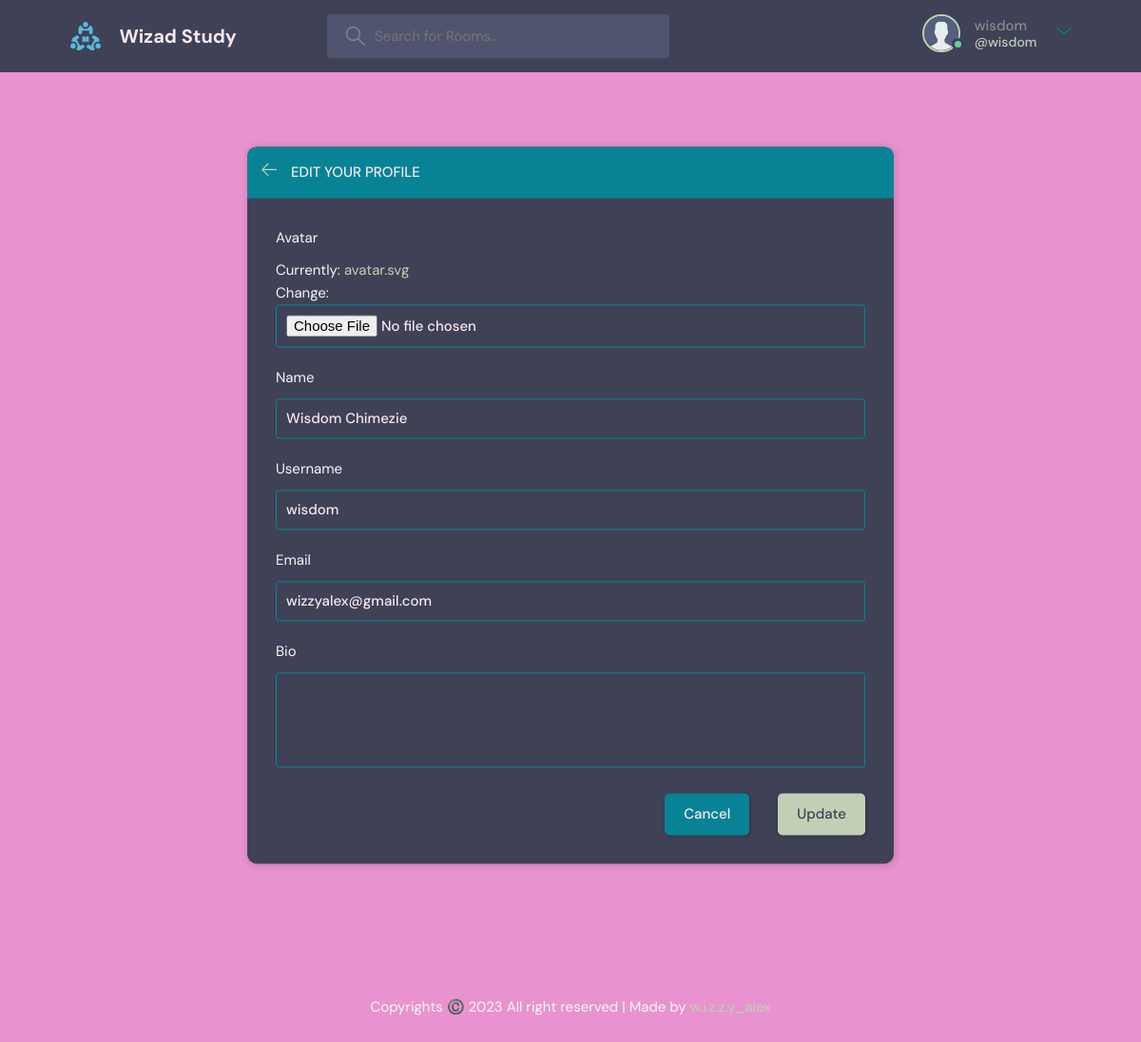
Screenshot of /update-user/ (signed in) with the database file from the repository.
### base/models.py (models this page shows)
class User(AbstractUser):
    name = models.CharField(max_length=200, null=True)
    email = models.EmailField(unique=True, null=True)
    bio = models.TextField(null=True)
    avatar = models.ImageField(null=True, default="avatar.svg")
    USERNAME_FIELD = "email"
    REQUIRED_FIELDS = []

### base/views.py (the view)
# urls.py: path("update-user/", views.updateUser, name="update-user"),
@login_required(login_url='login')
def updateUser(response):
    user = response.user
    form = UserForm(instance=user)
    if response.method == "POST":
        form = UserForm(response.POST, response.FILES, instance=user)
        if form.is_valid():
            form.save()
            return redirect('user-profile', pk=user.id)
    return render(response, "base/update-user.html", {"form": form})

### base/forms.py
class UserForm(ModelForm):
    class Meta:
        model = User
        fields = ["avatar", "name", "username", "email", "bio"]

### base/templates/base/update-user.html (shortened to what this page needs)
    {% extends "main.html" %}
    {% block content %}
    <main class="update-account layout">
        <div class="container">
            <div class="layout__box">
                <div class="layout__boxHeader">
                    <div class="layout__boxTitle">
                        <a href="{{request.META.HTTP_REFERER}}">
                            <svg version="1.1" xmlns="http://www.w3.org/2000/svg" width="32" height="32"
                                viewBox="0 0 32 32">
                                <title>arrow-left</title>
                                <path
                                    d="M13.723 2.286l-13.723 13.714 13.719 13.714 1.616-1.611-10.96-10.96h27.625v-2.286h-27.625l10.965-10.965-1.616-1.607z">
                                </path>
                            </svg>
                        </a>
                        <h3>Edit your profile</h3>
                    </div>
                </div>
                <div class="layout__body">
                    <form class="form" action="" method="POST" enctype="multipart/form-data">
                        {% for field in form %}
                        <div class="form__group">
                            <label for="profile_pic">{{field.label}}</label>
                            {{field}}
                        </div>
                        {% endfor %}
                        <div class="form__action">
                            <a class="btn btn--dark" href="index.html">Cancel</a>
                            <button class="btn btn--main" type="submit">Update</button>
                        </div>
                    </form>
                </div>
            </div>
        </div>
    </main>
    {% endblock content %}

### templates/navbar.html (shortened to what this page needs)
  {% load static %}
    <header class="header header--loggedIn">
      <div class="container">
        <a href="{% url 'index' %}" class="header__logo">
          <img src="{% static 'images/logo.svg' %}" />
          <h1>Wizad Study</h1>
        </a>
        <form class="header__search" method="GET" action="{% url 'index' %}">
          <label>
            <input name="q" type="text" placeholder="Search for Rooms..." />
          </label>
        </form>
        <nav class="header__menu">
            {% if request.user.is_authenticated %}
          <div class="header__user">
            <a href="{% url 'user-profile' request.user.id %}">
              <div class="avatar avatar--medium active">
                <img src="{{request.user.avatar.url}}" />
              </div>
              <p>{{request.user.username}} <span>@{{request.user.username}}</span></p>
            </a>
            <button class="dropdown-button">
              <svg version="1.1" xmlns="http://www.w3.org/2000/svg" width="32" height="32" viewBox="0 0 32 32">
                <title>chevron-down</title>
                <path d="M16 21l-13-13h-3l16 16 16-16h-3l-13 13z"></path>
              </svg>
            </button>
          </div>
            {% else %}
           <a href="{% url 'login' %}">
            <img src="{% static 'images/avatar.svg' %}" />
            <p>Login</p>
          </a>
            {% endif %}
        </nav>
      </div>
    </header>

### rows the page displays
User: user.avatar (placeholder picture), user.username "wisdom", form "Wisdom Chimezie" "wisdom" "wizzyalex@gmail.com"

### other values shown
{{ field.label }} "Avatar" "Name" "Username" "Email" "Bio"
